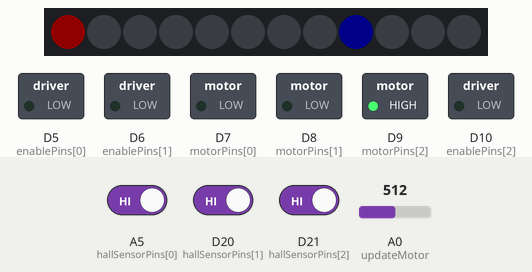
This sketch was run on a simulated Arduino Zero (SAMD21). On the bench: 12 RGB LEDs in strip order, left to right, switched loads named in the sketch (green lamp = pin HIGH). The test bench sets the inputs (shaded band); at power-on: A5 (hallSensorPins[0]) HIGH, A0 (updateMotor) = 512, D20 (hallSensorPins[1]) HIGH, D21 (hallSensorPins[2]) HIGH. Dim RGB values are drawn brighter than linear.

Above: at 1.2 s.
1.3 s: A5 (hallSensorPins[0]) driven LOW
At 1.8 s:
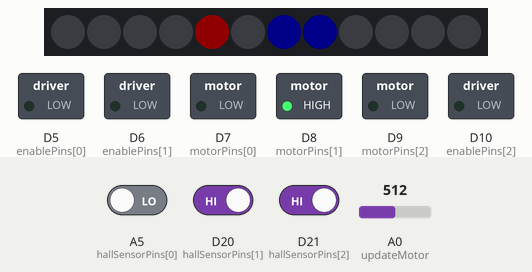
2.8 s: A0 (updateMotor) set to 716
At 4.0 s:
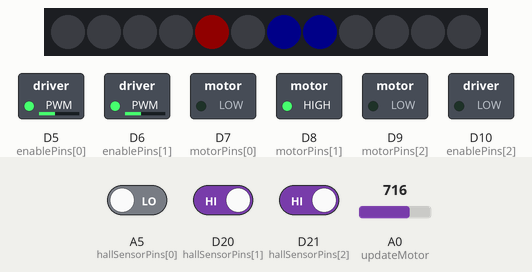
4.3 s: D20 (hallSensorPins[1]) driven LOW
At 5.2 s:
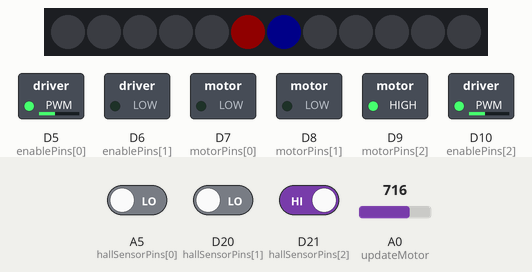
5.8 s: D21 (hallSensorPins[2]) driven LOW
At 6.3 s:
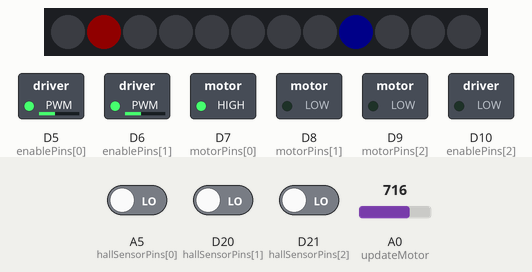
7.3 s: D20 (hallSensorPins[1]) driven HIGH
At 8.5 s:
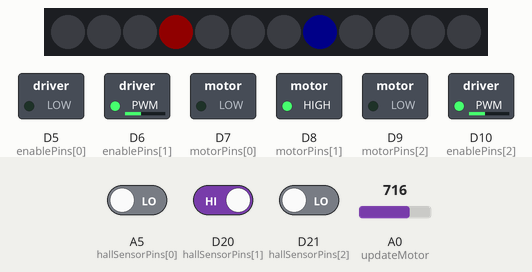
8.8 s: A5 (hallSensorPins[0]) driven HIGH
At 9.9 s:
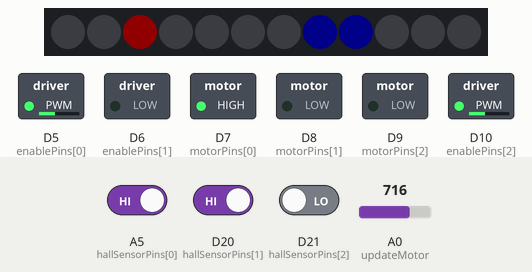
Timing chart, 0 to 11.3 s (numbered marks = the images above; inputs shaded):
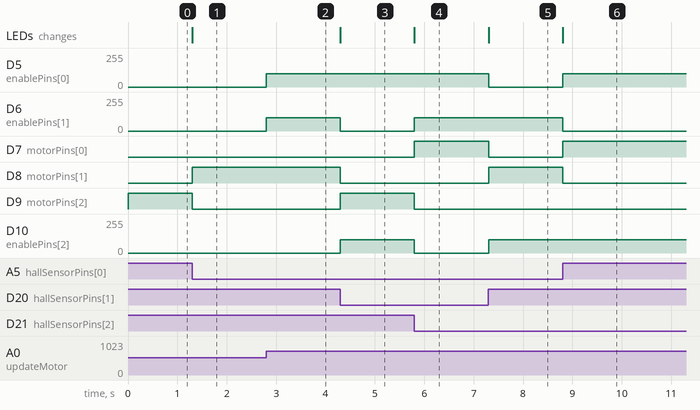

Measured:
- after the input at 1.3 s, D8 (motorPins[1]): LOW → HIGH at once; D9 (motorPins[2]): HIGH → LOW at once; the LEDs: change at once (image 1)
- after the input at 2.8 s, D5 (enablePins[0]), D6 (enablePins[1]): 0/255 → 101/255 at once
- after the input at 4.3 s, D6 (enablePins[1]): 101/255 → 0/255 at once; D8 (motorPins[1]): HIGH → LOW at once; D9 (motorPins[2]): LOW → HIGH at once; D10 (enablePins[2]): 0/255 → 101/255 at once; the LEDs: change at once (image 3)
- after the input at 5.8 s, D6 (enablePins[1]): 0/255 → 101/255 at once; D7 (motorPins[0]): LOW → HIGH at once; D9 (motorPins[2]): HIGH → LOW at once; D10 (enablePins[2]): 101/255 → 0/255 at once; the LEDs: change at once (image 4)
- after the input at 7.3 s, D5 (enablePins[0]): 101/255 → 0/255 at once; D7 (motorPins[0]): HIGH → LOW at once; D8 (motorPins[1]): LOW → HIGH at once; D10 (enablePins[2]): 0/255 → 101/255 at once; the LEDs: change at once (image 5)
- after the input at 8.8 s, D5 (enablePins[0]): 0/255 → 101/255 at once; D6 (enablePins[1]): 101/255 → 0/255 at once; D7 (motorPins[0]): LOW → HIGH at once; D8 (motorPins[1]): HIGH → LOW at once; the LEDs: change at once (image 6)

The sketch:

BrushlessDriver.ino
```cpp
#include <Adafruit_NeoPixel.h>

// PHASES :
//      A     B     C     H1   H2   H3   binary
// 0    o     -     +     1    0    1      5
// 1    +     -     o     1    0    0      1
// 2    +     o     -     1    1    0      3
// 3    o     +     -     0    1    0      2
// 4    -     +     o     0    1    1      6
// 5    -     o     +     0    0    1      4

// look up table of which step for which hall sensor pattern
const int stepForSensors[6] = {1, 3, 2, 5, 0, 4};

Adafruit_NeoPixel strip = Adafruit_NeoPixel(12, 23, NEO_GRB + NEO_KHZ800);

const int motorPins[]  =   {7, 8, 9};     // these are just digital
const int enablePins[] =   {5, 6, 10};      // these are PWM
const int hallSensorPins[] = {19, 20, 21}; // any digital pin

const int commutations[6][3] = { { 0, -1, 1}, {1, -1, 0}, {1, 0, -1}, { 0, 1, -1} , { -1, 1, 0}, { -1, 0, 1}};

int motorSpeed = 100;
int binaryHallSensors = 1;
int currentStep = 0;


void setup() {

  for (int i = 0; i < 3; i++) {

    pinMode(enablePins[i], OUTPUT);
    pinMode(motorPins[i], OUTPUT);

    // if you wanna chnage the PWM frequency, do it here :
    //  analogWriteFrequency(enablePins[i], 3000);

  }

  analogWriteResolution(11);

  for (int i = 0; i < 3; i++) {
    pinMode(hallSensorPins[i], INPUT_PULLUP);

    attachInterrupt(hallSensorPins[i], updateHallSensors, CHANGE);
  }

  //Serial.begin(9600);
  strip.begin();
  strip.show();
}


// the loop routine runs over and over again forever:

void loop() {

  //drive motor
  updateMotor();


  for (int i = 0; i < 6; i++) {
    strip.setPixelColor(i, (i == currentStep) ? 0x100000 : 0x000000);
  }

  //int binaryHallSensors = (analogRead(A6)>30)<<2;
  strip.setPixelColor(6, (binaryHallSensors >> 2) * 10);
  strip.setPixelColor(7, (binaryHallSensors >> 1 & 1) * 10);
  strip.setPixelColor(8, (binaryHallSensors & 1) * 10 );

  //  Serial.print(" "); Serial.print(analogRead(hallSensorPins[0])); Serial.print(" "); Serial.print(analogRead(hallSensorPins[1])); Serial.print(" "); Serial.println(analogRead(hallSensorPins[2]));

  strip.show();


}

void updateMotor() {
  motorSpeed = map(analogRead(A0), 0, 1023, -2047, 2047);

  for (int i = 0; i < 3; i++) {
    //set enable pin
    int enablepin = enablePins[i];
    int motorpin = motorPins[i];

    // if the commutation for this phase is :
    //     -1 then it needs to go to ground
    //      0 no connection so enable pin false (otherwise enable pin is set to the pwm power)
    //      1 then connected to voltage.

    analogWrite(enablepin, commutations[currentStep][i] == 0 ? 0 : abs(motorSpeed));

    //set output signal (note that it's reversed if going backwards)
    digitalWrite(motorpin, commutations[currentStep][i] > 0 ? (motorSpeed > 0) : (motorSpeed < 0));

  }

}


void updateHallSensors() {

  binaryHallSensors = (digitalRead(hallSensorPins[2])  << 2) | (digitalRead(hallSensorPins[1]) << 1) | (digitalRead(hallSensorPins[0]));

  binaryHallSensors = constrain(binaryHallSensors, 1, 6);
  currentStep = stepForSensors[((binaryHallSensors - 1)) % 6];


}
```
